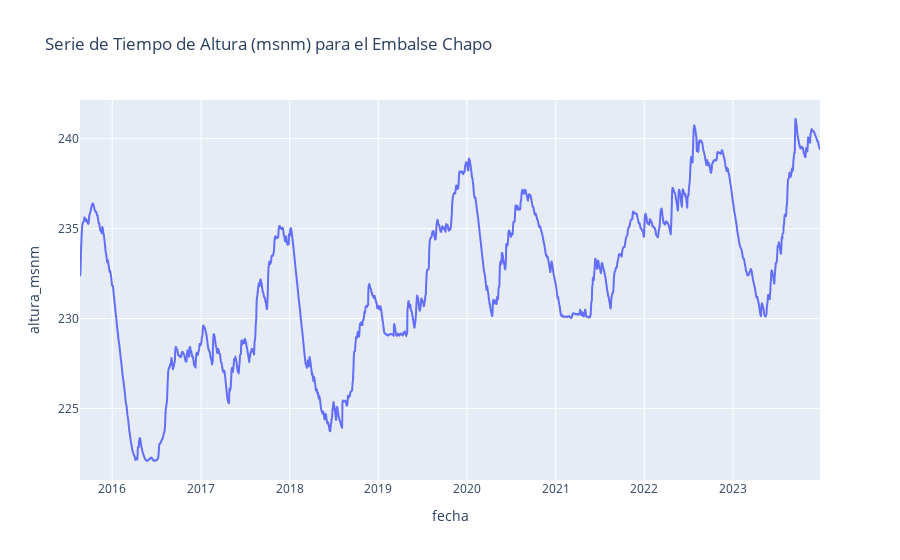

Notebook code cell kept with this figure:
### Markdown cell above
### Embalse Chapo

### Code cell
# Asegúrate de que 'fecha' es una columna de tipo datetime
df_embalse_3['fecha'] = pd.to_datetime(df_embalse_3['fecha'])

# Filtrar para mantener solo los valores donde altura_msnm es mayor a 0
df_embalse_3 = df_embalse_3[df_embalse_3['altura_msnm'] > 0]

# Crear un gráfico de línea para la serie de tiempo
fig = px.line(df_embalse_3, x='fecha', y='altura_msnm', title='Serie de Tiempo de Altura (msnm) para el Embalse Chapo')

# Mostrar el gráfico
fig.show()

### Figure 1 — Plotly figure (JSON) as saved in the notebook; plotly's stock layout.template omitted (floating-point values rounded to 4 significant figures; data arrays with more than 128 entries replaced by an {"elided": "..."} marker saying what was removed)
{"data": [{"hovertemplate": "fecha=%{x}<br>altura_msnm=%{y}<extra></extra>", "legendgroup": "", "line": {"color": "#636efa", "dash": "solid"}, "marker": {"symbol": "circle"}, "mode": "lines", "name": "", "showlegend": false, "type": "scattergl", "x": {"elided": "3050 str values"}, "xaxis": "x", "y": {"elided": "3050 float values"}, "yaxis": "y"}], "layout": {"legend": {"tracegroupgap": 0}, "title": {"text": "Serie de Tiempo de Altura (msnm) para el Embalse Chapo"}, "xaxis": {"anchor": "y", "domain": [0, 1], "title": {"text": "fecha"}}, "yaxis": {"anchor": "x", "domain": [0, 1], "title": {"text": "altura_msnm"}}}}
